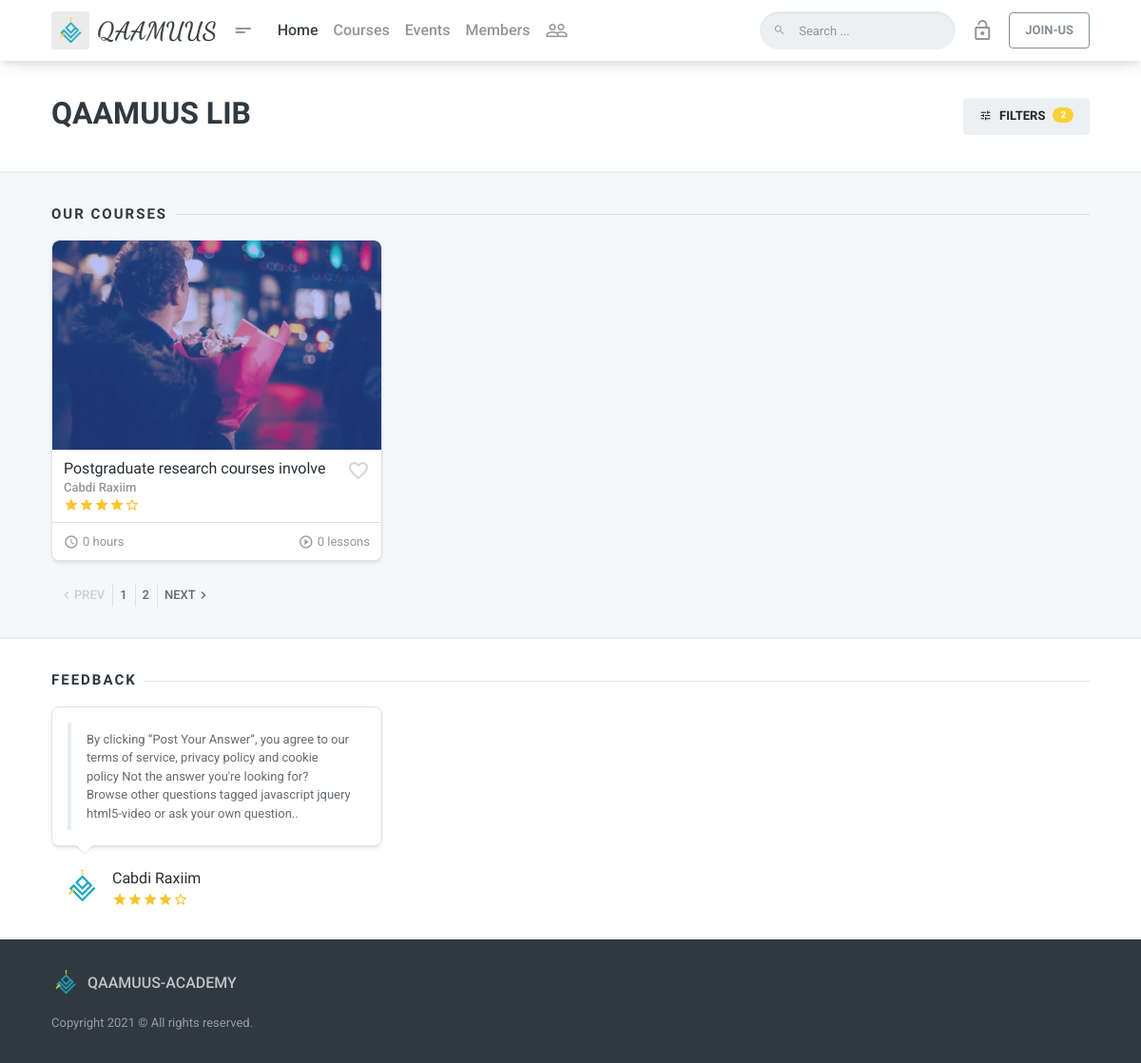
/qa-courses/1/, run on the app's committed database.
### api/models.py (models this page shows, shortened)
class QaCourses(models.Model):
    title=models.CharField(max_length=255)
    slug=models.CharField(max_length=2555,default='')
    simDesc=models.TextField(null=True,blank=True)
    fullDesc=RichTextField()
    youLearn=RichTextField(null=True,blank=True)
    category=models.ForeignKey(CourseCategory,on_delete=models.CASCADE,null=True,blank=True)
    inrolledUsers=models.ManyToManyField(UserProfile,'inrolledU',null=True,blank=True)
    regularPrice=models.FloatField(default=0)
    showRegularPrice=models.BooleanField(default=True)
    saledPrice=models.FloatField(default=0)
    lessonCounts=models.IntegerField(default=0)
    itsFree=models.BooleanField(default=False)
    dateRegistred=models.DateField(auto_now=True)
    level=models.CharField(max_length=255,default='Standared')
    houres=models.CharField(max_length=255,default='0')
    status=models.BooleanField(default=True)
    prevVideo=models.CharField(max_length=255000)
    coverImage=models.ImageField(upload_to='images/courseImages/',blank=True,null=True)
    prevImage=models.ImageField(upload_to='images/courseImages/')
    instructor=models.ForeignKey(UserProfile,on_delete=models.CASCADE)
    searchKeys=models.ManyToManyField(SearchKeys,blank=True,null=True)
    def courPrevIg(self):
        return mark_safe('<img src={} width="100px" >'.format(self.prevImage.url))
    courPrevIg.allow_tags=True

class UserProfile(models.Model):
    user=models.OneToOneField(User,on_delete=models.CASCADE)
    number=models.CharField(max_length=16, default=0)
    profileImage=models.ImageField(upload_to='images/usrProfile',null=True,blank=True)
    password=models.CharField(max_length=255)
    email=models.CharField(max_length=255,unique=True)
    userTitle=models.CharField(max_length=255,null=True,blank=True)
    fullName=models.CharField(max_length=255)
    aboutMe=models.TextField(null=True,blank=True)
    stayedSeconds=models.IntegerField(default=0)
    facebook_link=models.CharField(max_length=3000,null=True,blank=True)
    twitter_link=models.CharField(max_length=3000,null=True,blank=True)
    third_link=models.CharField(max_length=3000,null=True,blank=True)
    learnedSeconds=models.IntegerField(default=0)
    city=models.CharField(default='',null=True,blank=True,max_length=255)
    status=models.BooleanField(default=True)
    contactMe=models.TextField(null=True,blank=True)
    referralCode=models.CharField(default='qReff_9002',max_length=10)
    userType=models.ForeignKey(UserTypes,on_delete=models.CASCADE,default=1)
    teacherPoints=models.FloatField(default=1)
    user_activated=models.BooleanField(default=True)
    def theImage(self):
        if self.profileImage:
            return mark_safe('<img src={} width="100px" >'.format(self.profileImage.url))
        else:
            return mark_safe('<img src={} width="100px" >'.format('https://st3.depositphotos.com/3581215/18899/v/450/depositphotos_188994514-stock-illustration-vector-illustration-male-silhouette-profile.jpg'))
    theImage.allow_tags=True

class FeedBacks(models.Model):
    theUser=models.ForeignKey(UserProfile,on_delete=models.CASCADE)
    stars=models.IntegerField(default=3)
    date=models.DateField(auto_now=True)
    fText=models.TextField()
    isActive=models.BooleanField(default=False)
    def userImage(self):
        return mark_safe('<img src={} width="100px" >'.format(self.theUser.profileImage.url))
    userImage.allow_tags=True

### a_system/views.py (the view)
# urls.py: path('qa-courses/<str:categoryPk>/',views.qaCoursesCategory),
def qaCoursesCategory(request,categoryPk):
    allQaCourses=QaCourses.objects.filter(category=categoryPk)
    courseCategory=CourseCategory.objects.all()
    activedFeedBacks=FeedBacks.objects.filter(isActive=True)
    return render(request,'manage/qa-courses.html',{'qaCourses':allQaCourses,'activedFeedBacks':activedFeedBacks,'courseCategory':courseCategory})

### a_system/views.py (called while the page is built, shortened)
def userProfileInfo(request):
    if(request.user.pk==None):
        return {
            'userInfo':{}
        }
    elif(request.user.pk==nullcontext):
        return {
                'userInfo':{}
            }

### templates/manage/qa-courses.html (shortened to what this page needs)
{% extends user.is_authenticated|yesno:"authBase.html,unAuthBase.html" %}
{% load static %}
{% block content %}
        <div class="mdk-header-layout__content page-content ">
            <div class="page-section bg-alt border-bottom-2">
                <div class="container page__container">
                    <div class="d-flex flex-column flex-lg-row align-items-center">
                        <div
                            class="d-flex flex-column align-items-center align-items-lg-start flex mb-16pt mb-lg-0 text-center text-lg-left">
                            <h1 class="h2 mb-4pt">QAAMUUS LIB</h1>
                        </div>
                        <div class="ml-lg-16pt">
                            <a href="#" data-target="#library-drawer" data-toggle="sidebar" class="btn btn-light">
                                <i class="material-icons icon--left">tune</i> Filters
                                <span class="badge badge-notifications badge-accent icon--right">2</span>
                            </a>
                        </div>
                    </div>
                </div>
            </div>
            <div class="page-section border-bottom-2">
                <div class="container page__container">
                    <div class="row">
                        <div class="col-lg-12">
                            <div class="page-separator">
                                <div class="page-separator__text">OUR Courses</div>
                            </div>
                            <div class="row card-group-row">
                                {% for theCourse in qaCourses %}
                                <div class="col-sm-6 col-xl-4 col-lg-4 col-md-6 card-group-row__col">
                                    <div class="card card-sm card--elevated p-relative o-hidden overlay overlay--primary-dodger-blue js-overlay card-group-row__card"
                                        data-toggle="popover" data-trigger="click">
                                        <a href="/crs-dtl-wth/{{theCourse.pk}}/{{theCourse.title}}/" class="card-img-top js-image" data-position=""
                                            data-height="220">
                                            <span class="overlay__content">
                                            </span>
                                        </a>
                                        <div class="card-body flex">
                                            <div class="d-flex">
                                                <div class="flex">
                                                    <a class="card-title" href="/crs-dtl-wth/{{theCourse.pk}}/{{theCourse.title}}/">{{theCourse.title}}</a>
                                                    <small class="text-50 font-weight-bold mb-4pt">{{theCourse.instructor.fullName}}</small>
                                                </div>
                                                <a href="" data-toggle="tooltip"
                                                    data-title="Add Favorite" data-placement="top"
                                                    data-boundary="window"
                                                    class="ml-4pt material-icons text-20 card-course__icon-favorite">favorite_border</a>
                                            </div>
                                            <div class="d-flex">
                                                <div class="rating flex">
                                                    <span class="rating__item"><span
                                                            class="material-icons">star</span></span>
                                                    <span class="rating__item"><span
                                                            class="material-icons">star</span></span>
                                                    <span class="rating__item"><span
                                                            class="material-icons">star</span></span>
                                                    <span class="rating__item"><span
                                                            class="material-icons">star</span></span>
                                                    <span class="rating__item"><span
                                                            class="material-icons">star_border</span></span>
                                                </div>
                                            </div>
                                        </div>
                                        <div class="card-footer">
                                            <div class="row justify-content-between">
                                                <div class="col-auto d-flex align-items-center">
                                                    <span
                                                        class="material-icons icon-16pt text-50 mr-4pt">access_time</span>
                                                    <p class="flex text-50 lh-1 mb-0"><small>{{theCourse.houres}} hours</small></p>
                                                </div>
                                                <div class="col-auto d-flex align-items-center">
                                                    <span
                                                        class="material-icons icon-16pt text-50 mr-4pt">play_circle_outline</span>
                                                    <p class="flex text-50 lh-1 mb-0"><small>{{theCourse.lessonCounts}} lessons</small></p>
                                                </div>
                                            </div>
                                        </div>
                                    </div>
                                </div>
                                {% endfor %}
                            </div>
                            <ul class="pagination justify-content-start pagination-xsm m-0">
                                <li class="page-item disabled">
                                    <a class="page-link" href="#" aria-label="Previous">
                                        <span aria-hidden="true" class="material-icons">chevron_left</span>
                                        <span>Prev</span>
                                    </a>
                                </li>
                                <li class="page-item">
                                    <a class="page-link" href="#" aria-label="Page 1">
                                        <span>1</span>
                                    </a>
                                </li>
                                <li class="page-item">
                                    <a class="page-link" href="#" aria-label="Page 2">
                                        <span>2</span>
                                    </a>
                                </li>
                                <li class="page-item">
                                    <a class="page-link" href="#" aria-label="Next">
                                        <span>Next</span>
                                        <span aria-hidden="true" class="material-icons">chevron_right</span>
                                    </a>
                                </li>
                            </ul>
                        </div>
                    </div>
                </div>
            </div>
            <div class="page-section bg-alt">
                <div class="container page__container">
                    <div class="page-separator">
                        <div class="page-separator__text">Feedback</div>
                    </div>
                    <div class="row">
                        {% for feed in activedFeedBacks %}
                        <div class="col-sm-6 col-md-4">
                            <div class="card card-feedback card-body">
                                <blockquote class="blockquote mb-0">
                                    <p class="text-70 small mb-0">{{feed.fText}}.</p>
                                </blockquote>
                            </div>
                            <div class="media ml-12pt">
                                <div class="media-left mr-12pt">
                                    <a href="student-profile.html" class="avatar avatar-sm">
                                        <img src="{{feed.theUser.profileImage.url}}" width="40" alt="avatar" class="rounded-circle">
                                    </a>
                                </div>
                                <div class="media-body media-middle">
                                    <a href="#" class="card-title">{{feed.theUser.fullName}}</a>
                                    <div class="rating mt-4pt">
                                        {% for st in "x"|rjust:feed.stars %}
                                            <span class="rating__item"><span class="material-icons">star</span></span>
                                        {% endfor %}
                                        {% if feed.stars == 5 %}
                                        {% elif feed.stars == 4 %}
                                        <span class="rating__item"><span
                                            class="material-icons">star_border</span></span>
                                        {% elif feed.stars == 3 %}
                                        <span class="rating__item"><span
                                            class="material-icons">star_border</span></span>
                                        <span class="rating__item"><span
                                                class="material-icons">star_border</span></span>
                                        {% endif %}
                                    </div>
                                </div>
                            </div>
                        </div>
                        {% endfor %}
                    </div>
                </div>
            </div>
        </div>
{% endblock %}

### static/css/preloader.css (style rules this page uses)
:root { --sk-size:64px;--sk-color:#3498DB }

### data on the page
QaCourses: title "Postgraduate research courses involve", instructor.fullName "Cabdi Raxiim", houres "0", lessonCounts "0"
FeedBacks: fText "By clicking “Post Your Answer”, you agree to our terms of service, privacy policy and cookie policy Not the answer you're looking for? Browse other questions tagged javascript jquery html5-video or ask your own question.", theUser.profileImage (picture), theUser.fullName "Cabdi Raxiim", stars 4 (drawn)
